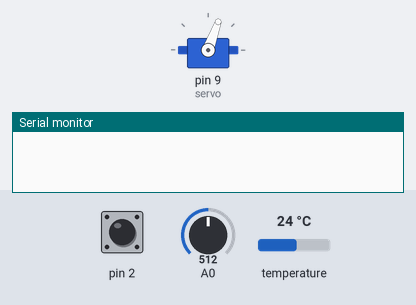
Recording of a sketch running on a simulated Arduino Uno, built with avr-gcc and run on an emulated ATmega328P. On the bench: servo, the last lines printed to the serial monitor. Inputs (shaded band) come from the test bench; at power-on: pin 2 HIGH, A0 = 512, temperature 24 °C.

Above: at 1.7 s.
1.8 s: pin 2 pulled LOW for 0.15 s
At 3.36 s:
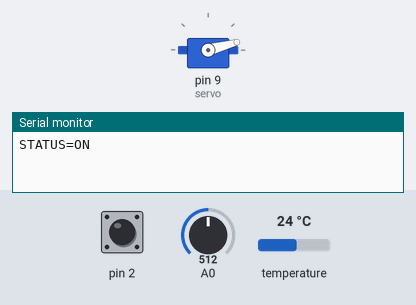
4.9 s: A0 set to 521
At 5.6 s:
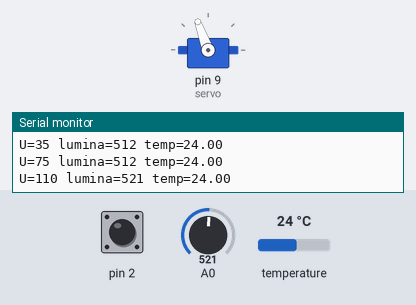
Timing chart, 0 to 7.9 s (numbered marks = the images above; inputs shaded):
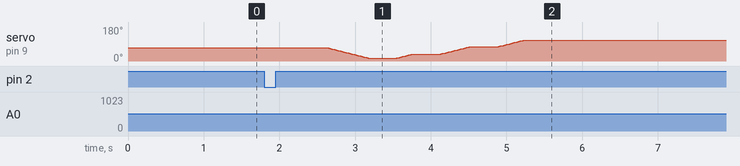

The sketch:

uno.ino
```cpp
// Acesta este codul pentru placuta ARDUINO UNO
// citeste LDR (fotorezistor) si DS18B20 (temp) in 4 unghiuri setate {15, 35, 75, 110};
// alege unghiul cu cea mai mare expunere la lumina si ramane acolo 10 secunde pana cand cauta iar
// butonul pe D2 porneste/opreste sistemul, datele se trimit serial spre ESP
// smoothmove misca servo ul incet ca sa nu sara brusc
// delayCuButon inlocuieste delay urile ca sa nu ratam apasarea butonului

#include <Servo.h>
#include <OneWire.h>
#include <DallasTemperature.h>

Servo servo;
OneWire ow(4);
DallasTemperature ds(&ow);

// unghiurile de scanat
int unghiuri[] = {15, 35, 75, 110};
int pozitie = 70; // unde e servo ul initial

bool pornit = false; // incepe oprit
bool lastBtn = HIGH;

void setup() {
  Serial.begin(9600);
  pinMode(2, INPUT_PULLUP);
  servo.attach(9);
  servo.write(pozitie);
  ds.begin();
  delayCuButon(500);
}

// muta servo incet, un grad pe rand; ca sa nu fie brusc si sa fie cat mai smooth
void smoothmove(int tinta) {
  int pas;
  if (tinta > pozitie) // fata /spate
    pas = 1;
  else pas = -1;

  while (pozitie != tinta) {
    pozitie += pas;
    servo.write(pozitie);
    delayCuButon(10);
  }
}

// citeste LDR de 16 ori si face media ca sa rreturneze rezultate mai stabile
int citesteLDR() {
  int suma = 0;
  for (int i = 0; i < 16; i++) {
    suma += analogRead(A0);
    delayCuButon(5);
  }
  return suma / 16;
}

void delayCuButon(int ms) {
  for (int i = 0; i < ms; i += 10) {
    bool b = digitalRead(2);
    if (lastBtn == HIGH && b == LOW) {
      delay(50);
      b = digitalRead(2);
      if (b == LOW) {
          pornit = !pornit;
          Serial.println(pornit ? "STATUS=ON" : "STATUS=OFF"); // trimit spre esp
      }
    }
    lastBtn = b;
    delay(10);
  }
}

void loop() {
  if (!pornit) {
    delayCuButon(50);
    return;
  }

  // citeste temperatura o data pe ciclu
  ds.requestTemperatures();
  float temp = ds.getTempCByIndex(0);

  int bestLumina = -1;
  int bestUnghi = unghiuri[0];

  // scanam fiecare unghi
  for (int i = 0; i < 4; i++) {
    smoothmove(unghiuri[i]);
    delayCuButon(200); // asteptam sa se stabilizeze

    int lumina = citesteLDR();

    // trimitem masuratorile catre ESP
    Serial.print("U=");
    Serial.print(unghiuri[i]);
    Serial.print(" lumina=");
    Serial.print(lumina);
    Serial.print(" temp=");
    Serial.println(temp, 2);

    // retinem cel mai bun unghi
    if (lumina > bestLumina) {
      bestLumina = lumina;
      bestUnghi = unghiuri[i];
    }
  }

  // mutam la unghiul cu cea mai multa lumina
  smoothmove(bestUnghi);

  Serial.print("BESTU=");
  Serial.print(bestUnghi);
  Serial.print(" lumina=");
  Serial.print(bestLumina);
  Serial.print(" temp=");
  Serial.println(temp, 2);

  delayCuButon(10000);
}
```

Measured:
- the behaviour switches between 512 and 513 on A0 (found by bisection; images 1 and 2)
- after the input at 4.9 s, servo on pin 9 (servo): goes on until 5.2 s, then stays 110°
